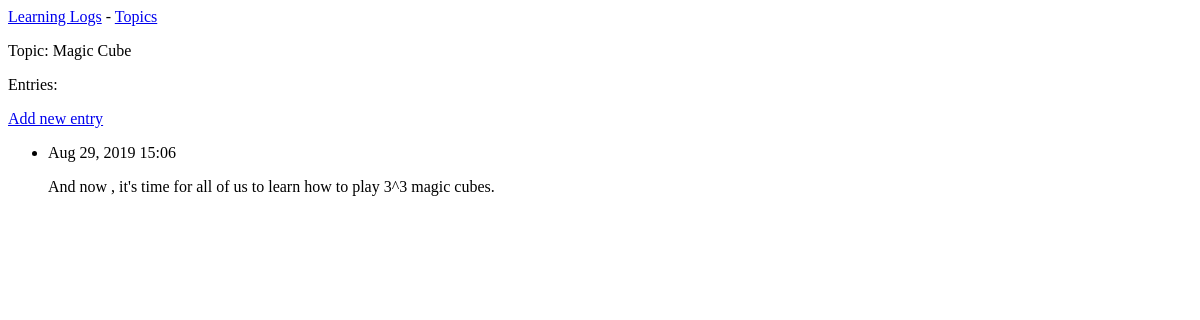
Before: /topics/2/ with the older database file.
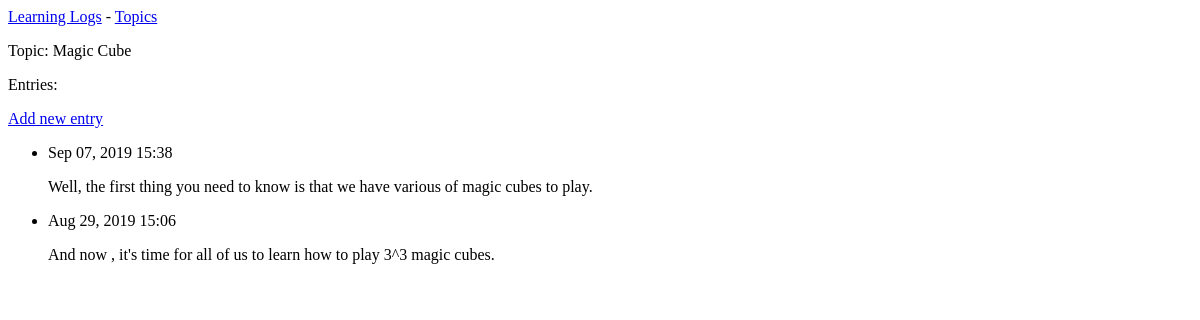
After: the same page with the newer database file.
### learning_logs/models.py (models this page shows, shortened)
class Topic(models.Model):
    text = models.CharField(max_length=200)
    date_added = models.DateTimeField(auto_now_add=True)
    def __str__(self):
        return self.text

class Entry(models.Model):
    topic = models.ForeignKey(Topic,on_delete=models.CASCADE)
    text = models.TextField()
    date_added = models.DateTimeField(auto_now_add=True)
    class Meta:
        verbose_name_plural = 'entries'

### learning_logs/views.py (the view)
# urls.py: path('topics/<int:topic_id>/', views.topic, name='topic'),
def topic(request, topic_id):
    topic = Topic.objects.get(id=topic_id)
    entries = topic.entry_set.order_by('-date_added')
    context = {'topic':topic, 'entries':entries}
    return render(request, 'learning_logs/topic.html', context)

### learning_logs/templates/learning_logs/topic.html
{% extends 'learning_logs/base.html' %}
{% block content %}
    <p>Topic: {{ topic }}</p>
    <p>Entries:</p>
    <p>
        <a href="{% url 'learning_logs:new_entry' topic.id%}">Add new entry</a>
    </p>
    <ul>
        {% for entry in entries %}
            <li>
            <p>{{ entry.date_added|date:'M d, Y H:i' }}</p>
            <p>{{ entry.text|linebreaks }}</p>
            </li>
            {% empty %}
            <li>
            No Entries Yet.
            </li>
        {% endfor %}
    </ul>
{% endblock content %}

### learning_logs/templates/learning_logs/base.html
<p>
    <a href="{% url 'learning_logs:index' %}">Learning Logs</a> -
    <a href="{% url 'learning_logs:topics' %}">Topics</a>
</p>
{% block content %}{% endblock content %}

Changed rows visible on the page:
added Entry: date_added "Sep 07, 2019 15:38", text "Well, the first thing you need to know is that we have various of magic cubes to play."
